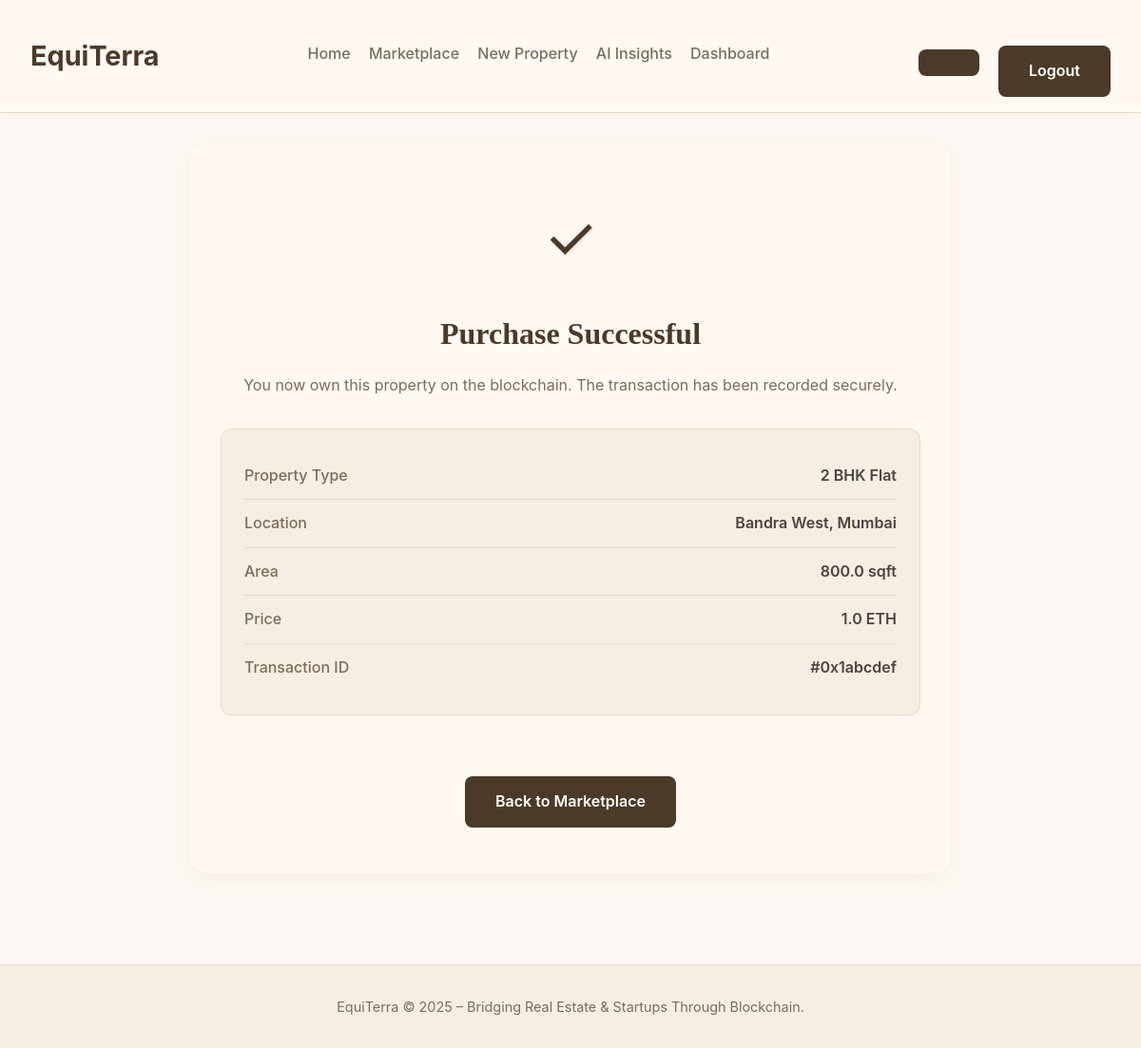
The app's page /property/property/1/purchase/confirmation/ (signed in) with its own data.
### property/models.py (models this page shows, shortened)
class Property(models.Model):
    house_type = models.CharField(max_length=100)
    locality = models.CharField(max_length=100)
    city = models.CharField(max_length=50)
    area = models.FloatField()
    beds = models.IntegerField()
    bathrooms = models.FloatField()
    balconies = models.IntegerField()
    furnishing = models.CharField(max_length=50)
    area_rate = models.FloatField()
    owner = models.ForeignKey(User, on_delete=models.CASCADE)
    image1 = models.ImageField(upload_to='property_images/', blank=True, null=True)
    image2 = models.ImageField(upload_to='property_images/', blank=True, null=True)
    image3 = models.ImageField(upload_to='property_images/', blank=True, null=True)
    image4 = models.ImageField(upload_to='property_images/', blank=True, null=True)
    image5 = models.ImageField(upload_to='property_images/', blank=True, null=True)
    class Meta:
        abstract = True

class PropertyForSale(Property):
    sale_price = models.FloatField()  # Price in ETH for buying
    total_units = models.IntegerField(default=100)
    units_sold = models.IntegerField(default=0)

### property/views.py (the view)
# urls.py: path('property/<int:property_id>/purchase/confirmation/', views.purchase_confirmation, name='purchase_confirmation'),
@login_required(login_url='user/login/')
def purchase_confirmation(request, property_id):
    property_obj = get_object_or_404(PropertyForSale, id=property_id)
    return render(request, 'purchase_confirmation.html', {'property': property_obj})

### templates/purchase_confirmation.html (shortened to what this page needs)
{% extends "base.html" %}
{% block content %}
<div class="confirmation-container">
  <div class="success-icon">✓</div>
  <h1>Purchase Successful</h1>
  <p>You now own this property on the blockchain. The transaction has been recorded securely.</p>
  <div class="property-details">
    <div class="property-row">
      <span class="property-label">Property Type</span>
      <span>{{ property.house_type }}</span>
    </div>
    <div class="property-row">
      <span class="property-label">Location</span>
      <span>{{ property.locality }}, {{ property.city }}</span>
    </div>
    <div class="property-row">
      <span class="property-label">Area</span>
      <span>{{ property.area }} sqft</span>
    </div>
    <div class="property-row">
      <span class="property-label">Price</span>
      <span>{{ property.sale_price }} ETH</span>
    </div>
    <div class="property-row">
      <span class="property-label">Transaction ID</span>
      <span>#0x{{ property.id }}abcdef</span>
    </div>
  </div>
  <a href="{% url 'marketplace' %}" class="button">Back to Marketplace</a>
</div>
{% endblock %}

### templates/base.html (style rules this page uses)
:root { --primary-color: #4b3a28; --secondary-color: #c9a86b; --accent-color: #fdf8f3; --text-color: #4b443e; --text-secondary: #7b6d59; --card-bg: #fff9f2; --section-bg: #f6eee3; --border-color: #e6dac6; }
* { box-sizing: border-box; margin: 0; padding: 0; font-family: 'Inter', sans-serif; }
body { background-color: var(--accent-color); color: var(--text-color); font-size: 16px; line-height: 1.6; }
h1, h2, h3, h4, h5 { font-family: 'Georgia', serif; }
.button { padding: 0.6rem 1.2rem; background-color: var(--primary-color); color: white; border: none; border-radius: 4px; font-weight: bold; text-decoration: none; cursor: pointer; transition: background-color 0.3s ease; }

### templates/purchase_confirmation.html (style rules this page uses)
.confirmation-container { max-width: 800px; margin: 0 auto; background-color: var(--card-bg); padding: 3rem 2rem; border-radius: 1.2rem; text-align: center; box-shadow: 0 6px 24px rgba(160, 140, 100, 0.08); animation: fadeIn 0.6s ease-in; }
.success-icon { font-size: 4rem; color: var(--primary-color); margin-bottom: 1.5rem; text-shadow: 1px 1px 3px rgba(160, 140, 100, 0.3); }
h1 { font-size: 2rem; font-weight: 800; margin-bottom: 1rem; color: var(--primary-color); font-family: 'Georgia', serif; }
p { color: var(--text-secondary); font-size: 1rem; }
.property-details { text-align: left; margin: 2rem 0; padding: 1.5rem; background-color: var(--section-bg); border-radius: 0.75rem; border: 1px solid var(--border-color); box-shadow: 0 4px 14px rgba(160, 140, 100, 0.05); }
.property-row { display: flex; justify-content: space-between; padding: 0.75rem 0; border-bottom: 1px solid var(--border-color); }
.property-row:last-child { border-bottom: none; }
.property-label { color: var(--text-secondary); font-weight: 500; }
.property-row span:last-child { font-weight: 600; color: var(--text-color); }
.button { background-color: var(--primary-color); color: white; padding: 0.9rem 2rem; border: none; border-radius: 0.5rem; font-size: 1rem; font-weight: 600; text-decoration: none; display: inline-block; margin-top: 2rem; transition: background-color 0.3s ease; }

### records on screen
PropertyForSale: house_type "2 BHK Flat", locality "Bandra West", city "Mumbai", area "800.0", sale_price "1.0", id "1"
